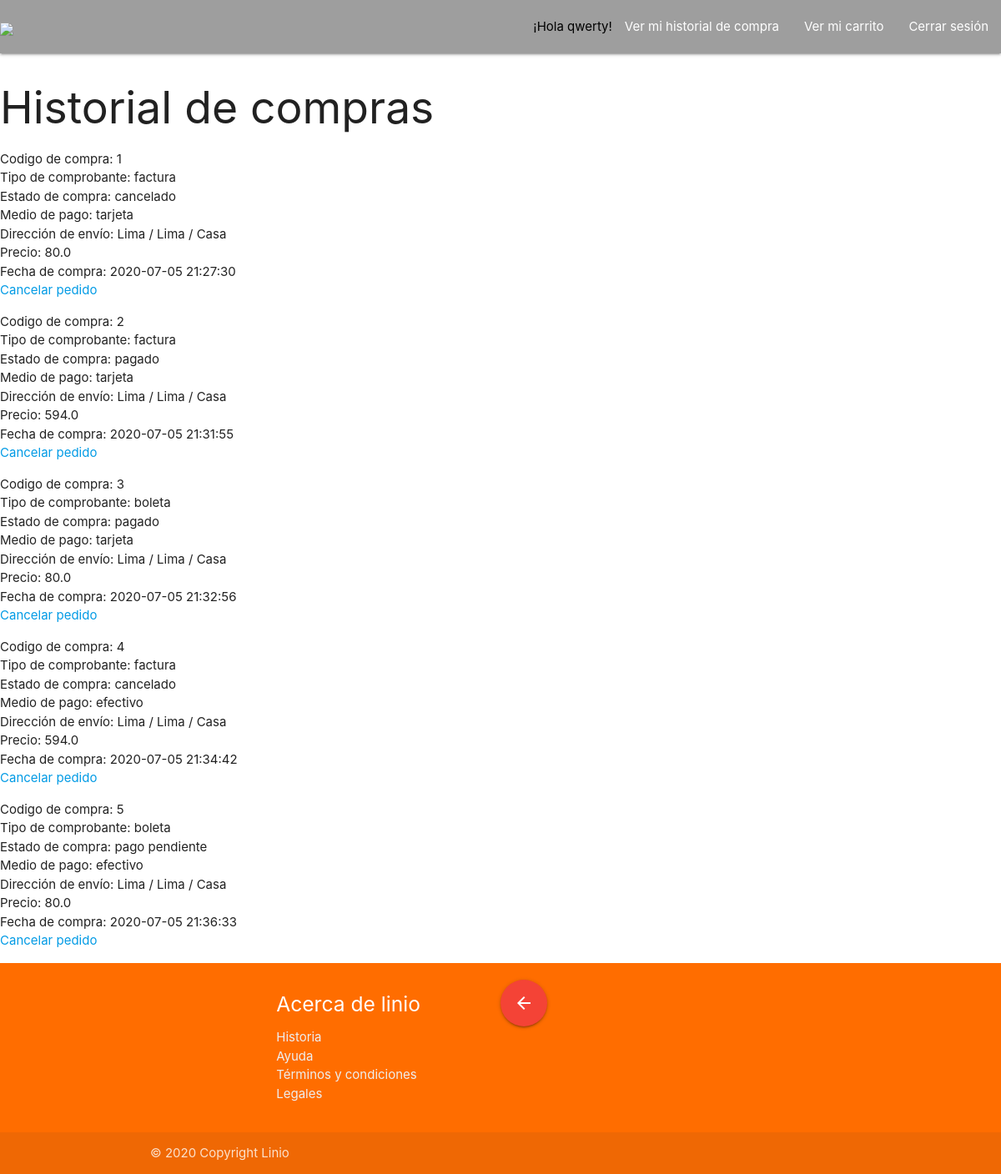
/pedidogistorial (signed in), run on the app's committed database.
### tables this page shows
CREATE TABLE pedido (
    codigo_pedido INTEGER PRIMARY KEY AUTOINCREMENT,
    codigo_usuario INTEGER,
    codigo_carrito INTEGER,
    estado STRING,
    repartidor STRING,
    tipo_comprobante STRING,
    metodo_pago STRING,
    direccion_envio STRING,
    area_reparto STRING,
    tarifa_envio DOUBLE,
    fecha_entrega DATETIME NOT NULL,
    fecha_emision DATETIME NOT NULL,
    FOREIGN KEY(codigo_usuario) REFERENCES usuario(codigo_usuario),
    FOREIGN KEY(codigo_carrito) REFERENCES carrito(codigo_carrito));

### app.py (the view)
@app.route('/pedidogistorial')
def listar_pedido():
    userid = session["user_id"]
    compra_list = Cpedido.listarpedido(idprod=userid)
    return render_template("users/comprobante_list.html", compra_list=compra_list)

### models/pedido.py (called while the page is built)
    def listarpedido(self, idprod:int):
        producto = None
        database = sqlite3.connect("data/Proyecto_Linio.db")  # ABRIR CONEXION CON BASE DE DATOS
        try:
            cursor = database.cursor()  # OBTENER OBJETO CURSOR
            query = '''
                SELECT * FROM pedido WHERE codigo_usuario={} '''.format(idprod)
            cursor.execute(query)
            producto= cursor.fetchall()
            return producto
            database.commit()  # CONFIRMAR CAMBIOS QUERY
        except Exception as e:
            database.rollback()  # RESTAURAR ANTES DE CAMBIOS POR ERROR
            print("Error: {}".format(e))
        finally:
            database.close()  # CERRAR CONEXION CON BASE DE DATOS
            return producto

### templates/users/comprobante_list.html (shortened to what this page needs)
{% extends "/layouts/application.html" %}
{% block content %}
{% include '/layouts/header.html' %}
<h2>Historial de compras</h2>
{% if compra_list %}
  {% for compra in compra_list %}
  <div>
    <ul>
        <li>Codigo de compra: {{compra[0]}}</li>
        <li>Tipo de comprobante: {{compra[5]}}</li>
        <li>Estado de compra: {{compra[3]}}</li>
        <li>Medio de pago: {{compra[6]}}</li>
        <li>Dirección de envío: {{compra[7]}}</li>
        <li>Precio: {{compra[9]}}</li>
        <li>Fecha de compra: {{compra[11]}}</li>
        <a href="{{ url_for('cancelar_pedido', id_ped=compra[0]) }}">Cancelar pedido</a>
    </ul>
  </div>
  {% endfor %}
{% endif %}
{% include '/layouts/footer.html' %}
{% endblock %}

### data on the page
pedido: codigo_pedido "1", tipo_comprobante "factura", estado "cancelado", metodo_pago "tarjeta", direccion_envio "Lima / Lima / Casa", tarifa_envio "80.0", fecha_emision "2020-07-05 21:27:30"
pedido: codigo_pedido "2", tipo_comprobante "factura", estado "pagado", metodo_pago "tarjeta", direccion_envio "Lima / Lima / Casa", tarifa_envio "594.0", fecha_emision "2020-07-05 21:31:55"
pedido: codigo_pedido "3", tipo_comprobante "boleta", estado "pagado", metodo_pago "tarjeta", direccion_envio "Lima / Lima / Casa", tarifa_envio "80.0", fecha_emision "2020-07-05 21:32:56"
pedido: codigo_pedido "4", tipo_comprobante "factura", estado "cancelado", metodo_pago "efectivo", direccion_envio "Lima / Lima / Casa", tarifa_envio "594.0", fecha_emision "2020-07-05 21:34:42"
pedido: codigo_pedido "5", tipo_comprobante "boleta", estado "pago pendiente", metodo_pago "efectivo", direccion_envio "Lima / Lima / Casa", tarifa_envio "80.0", fecha_emision "2020-07-05 21:36:33"

### other printed values
{{ session['user_name'] or '' }} "qwerty"
